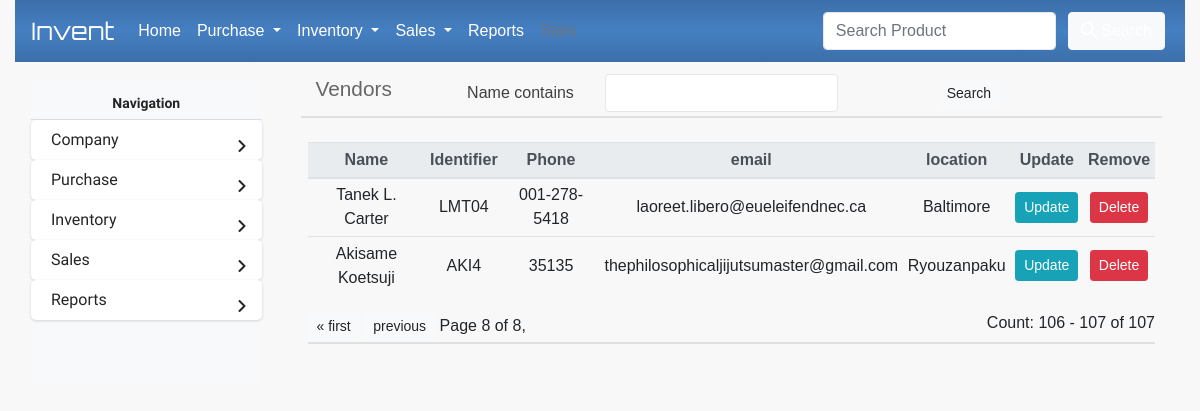
Before: /vendors/?page=8 with the older database file.
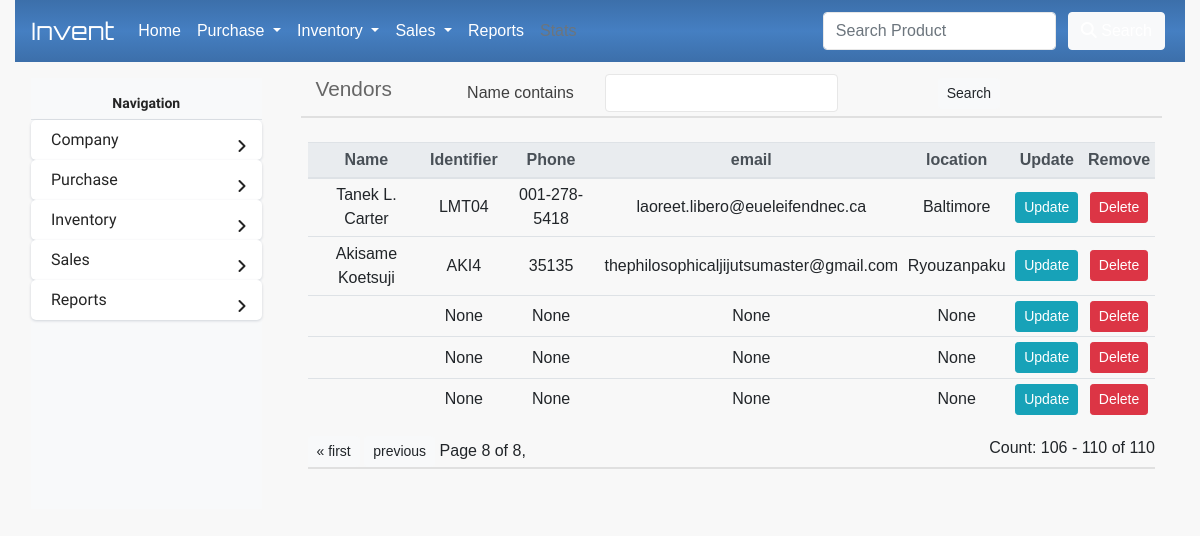
After: the same page with the newer database file.
### InvManage/models.py (models this page shows, shortened)
class Vendor(models.Model):
    name = models.CharField(max_length=100)
    identifier = models.CharField(null=True, blank=True,max_length=100)
    phone = models.CharField(max_length=100, null=True, blank=True)
    address = models.TextField(null=True, blank=True)
    email = models.CharField(null=True, blank=True,max_length=100)
    location = models.CharField(null=True, blank=True,max_length=100)

### InvManage/views.py (the view)
# urls.py: path('vendors/', display_vendors_view, name='vendors'),
def display_vendors_view(request):
	if request.method == 'GET':
		vendors = Vendor.objects.all()
		myFilter = VendorFilter(request.GET, queryset=vendors)
		vendors = myFilter.qs
		number_of_vendors = len(vendors)
		paginator = Paginator(vendors,15)
		page_number = request.GET.get('page')
		page_obj = paginator.get_page(page_number)
		return render(request, 'vendor/vendors.html',{'page_obj':page_obj,'myFilter':myFilter, 'n_prod': number_of_vendors})

### InvManage/templatetags/template_helpers.py (called while the page is built)
@register.simple_tag
def relative_url(value, field_name, urlencode=None):
    url = '?{}={}'.format(field_name, value)
    if urlencode:
        querystring = urlencode.split('&')
        filtered_querystring = filter(lambda p: p.split('=')[0] != field_name, querystring)
        encoded_querystring = '&'.join(filtered_querystring)
        url = '{}&{}'.format(url, encoded_querystring)
    return url

### InvManage/templates/vendor/vendors.html (shortened to what this page needs)
{% extends 'base.html' %}
{% load template_helpers %}
{% block title %}
  <div class="m-2">
    <div class="d-flex align-items-center row">
        <div class="">
          <h2 class="col-sm-6 mr-auto label-head">Vendors</h2>
        </div>
        <div class="col-sm-10">
          <form class="form-inline" id="vendorsFilterForm" action="" method="GET">
              <div class="col-sm-9">
              {% for field in myFilter.form %}
                <div class="form-group form-row m-1">
                    <div class="col-sm-4">
                        <label>{{ field.label }}</label>
                    </div>
                    <div class="col-sm-8">
                        {{ field }}
                    </div>
                </div>
              </div>
                {% endfor %}
                  <button class="btn btn-sm btn-light" type="submit">Search</button>
          </form>
        </div>
    </div>
  </div>
{% endblock title %}
{% block contents %}
    <table class="table table-sm">
        <thead class="thead-light">
        <tr>
            <th scope="col">Name</th>
            <th scope="col">Identifier</th>
            <th scope="col">Phone</th>
            <th scope="col">email</th>
            <th scope="col">location</th>
            <th scope="col">Update</th>
            <th scope="col">Remove</th>
        </tr>
        </thead>
        <tbody>
            {% for vendor in page_obj %}
            <tr>
                <td class="vendor_name">{{ vendor.name }}</td>
                <td>{{ vendor.identifier }}</td>
                <td>{{ vendor.phone }}</td>
                <td>{{ vendor.email }}</td>
                <td>{{ vendor.location }}</td>
                <td><a href="{% url 'update_vendor' vendor.id %}" class="btn btn-sm btn-info">Update</a></td>
                <td><a href="" class="btn btn-sm btn-danger" data-toggle="modal" data-target="#delModal" data-del_url="{% url 'delete_vendor' vendor.id %}" data-vend_name="{{ vendor.name }}" data-vend_id="{{ vendor.id }}">Delete</a></td>
            </tr>
            {% endfor %}
        </tbody>
    </table>
    <div class="d-flex">
      <div class="pagination mr-auto">
        <span class="step-links">
          {% if page_obj.has_previous %}
            <a class="btn btn-light btn-sm" href="{% relative_url 1 'page' request.GET.urlencode %}">&laquo; first</a>
            <a class="btn btn-light btn-sm" href="{% relative_url page_obj.previous_page_number 'page' request.GET.urlencode %}">previous</a>
          {% endif %}
          <span class="current">
            Page {{ page_obj.number }} of {{ page_obj.paginator.num_pages }},
          </span>
        </span>
      </div>
      <div>
        Count: {{ page_obj.start_index }} - {{ page_obj.end_index }} of {{ n_prod }}
      </div>
    </div>
{% endblock %}

Changed rows visible on the page:
added Vendor: identifier "None", phone "None", email "None", location "None"
added Vendor: identifier "None", phone "None", email "None", location "None"
added Vendor: identifier "None", phone "None", email "None", location "None"
Other visible differences:
{{ page_obj.end_index }}: "107" → "110"
{{ n_prod }}: "107" → "110"
